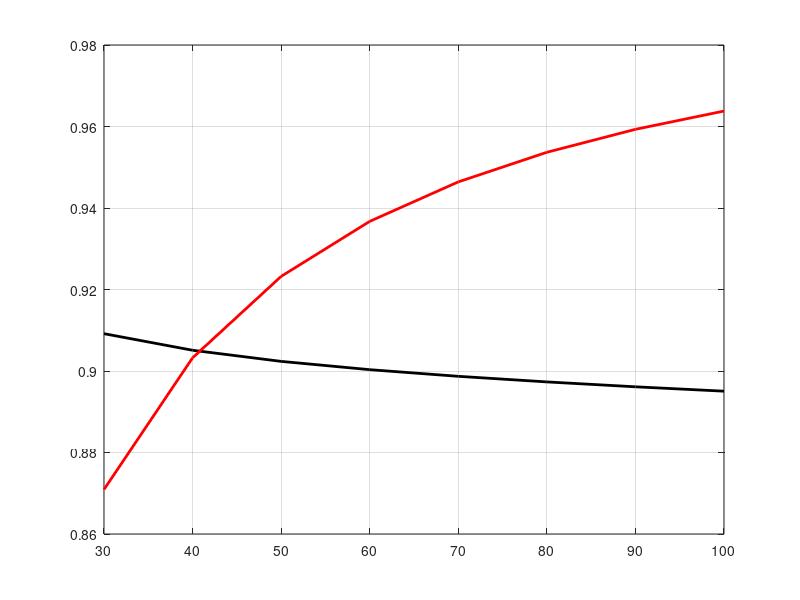

Recreate this plot in MATLAB. (Note: this script raises an error after producing the figure.)
%================================
clc;
clf;% Type- 4A160S4Y3
PH=15e3;% nominal power[Wt]
Ufn=220; % nominal phaze voltage[V]
fn=50;% nominal frequency (Hz]
p=2;% number par of poles
m=3;% number of phaze
cosfi=0.892;
eff=0.892;
% Parametrs[om] AD iz book "Proektirovanie" KOPILOV 
R1=0.355; X1=0.673;
R2=0.186; X2=0.918;
%R2k=0.246; Xk=0.866;
Xm=27.14; Rm=1.47;
L1=X1/(2*pi*fn); L2=X2/(2*pi*fn); Lm=Xm/(2*pi*fn);
%======================
IH=PH/(m*Ufn*cosfi*eff);% nominal current [A]
c=(1+(j*X1+R1)/(j*Xm+Rm)); c1=abs(c);
%=========================================
sn=0.024;
nc=60*fn/p;
wcn=pi*nc/30;
wn=(1-sn)*wcn;
MH=PH/wn;
%===========================
dd=30:10:100;
N=length(dd);
P1a=zeros(1,N);
Is=zeros(1,N);
Isf=zeros(1,N);
P2=zeros(1,N);
Kpd=zeros(1,N);
Kos=zeros(1,N);
s1=zeros(1,N);
Uff=zeros(1,N);
kos1=zeros(1,N);
Mc=zeros(1,N);
Mci=zeros(1,N);
%================
f=30:10:100;
%====================================
%Uff=Ufn.*f/fn;% Zakon M=const
Uff=Ufn.*sqrt(f./fn);% Zakon P=const
%Uff=Ufn.*(f./fn).^2;% Zakon U/f^2=const
%=======================================
omeg=2.*pi.*f;
wc=omeg./p;
X11=L1.*omeg; X22=L2.*omeg; Xmu=Lm.*omeg;
Z1=complex(R1,X11);
c1=sqrt(((R1+Rm).^2+(X11+Xmu).^2)./(Xmu.^2+Rm.^2));
%======================================
%Zakon P2=const
%skr=c1/R22/(sqrt(R1^2+(x11+c1*X22)^2);
Mmax=m.*Uff.^2./(2.*wc.*(R1+sqrt(R2.^2+(X11+c1.*X22).^2)));
kp=(f./30).^0.2;
Mc=0.5*Mmax./kp;
Pf=wc.*Mc;
%zakon Mc=k^2*wc;
%Mc=Mc(1).*f/f(1).^2;
%===================================
%Mc=MH; % Zakon U/f=const
Mci=Mc./MH;
k=(m.*Uff.^2)./(2.*wc.*Mc.*c1)-R1;
a=k.^2-R1^2-(X11+c1.*X22).^2;
s1=c1*R2./(k+sqrt(a));
%==================================
R2r=R2./s1;
Z2a=complex(R2r,X22);
%==================================
% Callculation curve cos(fi),kpd,is =F(f)
Zek=j.*Xmu.*Z2a./(Z2a+j.*Xmu);
Z=Zek+Z1;
I1=Uff./Z;
U2=Zek.*I1;
I2=U2./Z2a;
Ir=abs(I2);
fi=angle(I1);
kos1=sqrt(1-sin(fi).^2);
Is=abs(I1);
Isa=real(I1);
kos=Isa./Is;
P1=m.*Uff.*Is.*kos;
P2=P1-(m.*Ir.^2.*R2)-(m.*Is.^2.*R1);
MM=P2./wc;
%P2=Mc.*wc.*(1-s1);
Kpd=P2./P1;
Isf=Is./IH;
%===============================================
figure(1);
H=plot(f,kos,'-k',f,Kpd,'-r'); grid
set(H,'LineWidth',2);
legend('cos(fi)','kpd',4);
xlabel('frequency [Hz] ','FontSize', 12,'FontWeight','bold');
ylabel('cos(fi),kpd, Is,[o.e]','FontSize', 12,'FontWeight','bold'); 
title('Cos(fi),Kpd = F(f)','FontSize',12,'FontAngle','italic','FontWeight','bold');
%================================================
figure(2);
H2=plot(f,Isf,'-b');grid
set(H2,'LineWidth',2);
xlabel('frequency [Hz] ','FontSize', 12,'FontWeight','bold');
ylabel(' Is,[o.e]','FontSize', 12,'FontWeight','bold'); 
title('Is=F(f)','FontSize',12,'FontAngle','italic','FontWeight','bold');
%====================================================
figure(3)
H3=plot(f,Mci,'-b');grid
set(H3,'LineWidth',2);
xlabel('frequency [Hz] ','FontSize', 12,'FontWeight','bold');
ylabel(' Ms,[o.e]','FontSize', 12,'FontWeight','bold'); 
title('Mc/Mn=F(f)','FontSize',12,'FontAngle','italic','FontWeight','bold');
% END PROGRAM